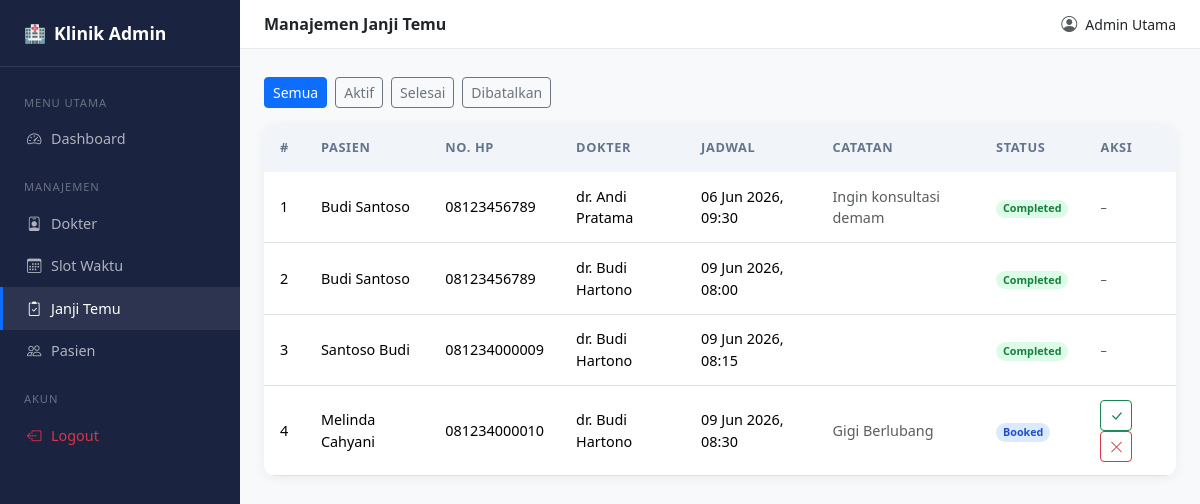
The page /admin/appointments.php (signed in) on the database as committed earlier.
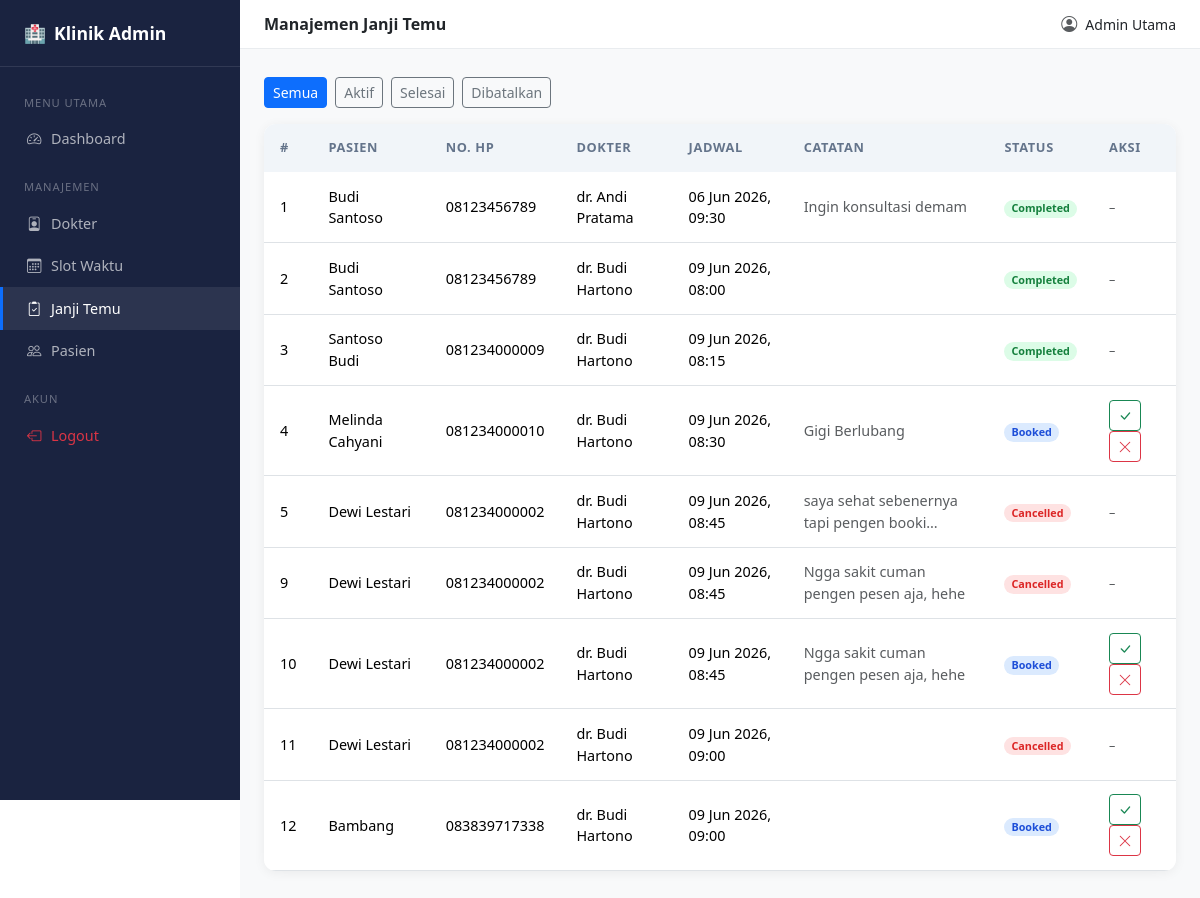
The same page on the database as committed later.
### tables this page shows
CREATE TABLE `appointments` (
  `id` int(10) UNSIGNED NOT NULL,
  `patient_id` int(10) UNSIGNED NOT NULL,
  `slot_id` int(10) UNSIGNED NOT NULL,
  `booking_time` datetime NOT NULL DEFAULT current_timestamp(),
  `status` enum('booked','cancelled','completed') NOT NULL DEFAULT 'booked',
  `notes` text DEFAULT NULL
);

CREATE TABLE `patients` (
  `id` int(10) UNSIGNED NOT NULL,
  `full_name` varchar(100) NOT NULL,
  `email` varchar(150) NOT NULL,
  `phone` varchar(20) DEFAULT NULL,
  `password_hash` varchar(255) NOT NULL,
  `created_at` datetime NOT NULL DEFAULT current_timestamp(),
  `updated_at` datetime NOT NULL DEFAULT current_timestamp() ON UPDATE current_timestamp(),
  `reset_token` varchar(64) DEFAULT NULL,
  `reset_expires` datetime DEFAULT NULL
);

CREATE TABLE `doctors` (
  `id` int(10) UNSIGNED NOT NULL,
  `full_name` varchar(100) NOT NULL,
  `specialization` varchar(100) DEFAULT NULL,
  `license_number` varchar(50) NOT NULL,
  `is_active` tinyint(1) NOT NULL DEFAULT 1,
  `deleted_at` datetime DEFAULT NULL
);

CREATE TABLE `time_slots` (
  `id` int(10) UNSIGNED NOT NULL,
  `doctor_id` int(10) UNSIGNED NOT NULL,
  `slot_datetime` datetime NOT NULL,
  `duration_minutes` smallint(5) UNSIGNED NOT NULL DEFAULT 30,
  `is_booked` tinyint(1) NOT NULL DEFAULT 0,
  `created_at` datetime NOT NULL DEFAULT current_timestamp()
);

### admin/appointments.php (the view, shortened to what this page needs)
<?php
require_once '../config/config.php';
$pageTitle = 'Manajemen Janji Temu';
require_once '../includes/layout_admin.php';
$filterStatus = $_GET['status'] ?? '';
$where  = $filterStatus ? "WHERE a.status = ?" : "";
$params = $filterStatus ? [$filterStatus] : [];
$stmt = $pdo->prepare(
    "SELECT a.*, p.full_name AS patient, p.phone,
            d.full_name AS doctor, ts.slot_datetime, ts.duration_minutes
     FROM appointments a
     JOIN patients p    ON p.id  = a.patient_id
     JOIN time_slots ts ON ts.id = a.slot_id
     JOIN doctors d     ON d.id  = ts.doctor_id
     $where
     ORDER BY ts.slot_datetime ASC"
);
$stmt->execute($params);
$appointments = $stmt->fetchAll();
?>
<div class="mb-3 d-flex gap-2 flex-wrap">
    <?php
    $statuses = ['' => 'Semua', 'booked' => 'Aktif', 'completed' => 'Selesai', 'cancelled' => 'Dibatalkan'];
    foreach ($statuses as $val => $label):
        $active = $filterStatus === $val ? 'btn-primary' : 'btn-outline-secondary';
    ?>
    <a href="?status=<?= $val ?>" class="btn btn-sm <?= $active ?>"><?= $label ?></a>
    <?php endforeach; ?>
</div>
<div class="card table-card">
  <div class="table-responsive">
    <table class="table table-hover">
      <thead>
        <tr><th>#</th><th>Pasien</th><th>No. HP</th><th>Dokter</th><th>Jadwal</th><th>Catatan</th><th>Status</th><th>Aksi</th></tr>
      </thead>
      <tbody>
      <?php foreach ($appointments as $a): ?>
      <tr>
        <td><?= $a['id'] ?></td>
        <td><?= htmlspecialchars($a['patient']) ?></td>
        <td><?= htmlspecialchars($a['phone'] ?? '-') ?></td>
        <td><?= htmlspecialchars($a['doctor']) ?></td>
        <td><?= date('d M Y, H:i', strtotime($a['slot_datetime'])) ?></td>
        <td class="text-muted small"><?= htmlspecialchars(mb_strimwidth($a['notes'] ?? '-', 0, 40, '…')) ?></td>
        <td>
          <span class="badge rounded-pill badge-<?= $a['status'] ?>">
            <?= ucfirst($a['status']) ?>
          </span>
        </td>
        <td>
          <?php if ($a['status'] === 'booked'): ?>
          <form method="post" class="d-inline">
            <button class="btn btn-sm btn-outline-success me-1" title="Selesai">
              <i class="bi bi-check-lg"></i>
            </button>
          </form>
          <form method="post" class="d-inline"
                onsubmit="return confirm('Batalkan janji temu ini?')">
            <button class="btn btn-sm btn-outline-danger" title="Batalkan">
              <i class="bi bi-x-lg"></i>
            </button>
          </form>
          <?php else: ?>
          <span class="text-muted small">–</span>
          <?php endif; ?>
        </td>
      </tr>
      <?php endforeach; ?>
      </tbody>
    </table>
  </div>
</div>
<?php require_once '../includes/layout_admin_end.php'; ?>

### includes/layout_admin.php (shortened to what this page needs)
<?php
$currentPage = basename($_SERVER['PHP_SELF']);
?>
<!DOCTYPE html>
<html lang="id">
<head>
    <link rel="stylesheet" href="https://cdn.jsdelivr.net/npm/bootstrap@5.3.3/dist/css/bootstrap.min.css">
    <link rel="stylesheet" href="https://cdn.jsdelivr.net/npm/bootstrap-icons@1.11.3/font/bootstrap-icons.min.css">
    <link rel="stylesheet" href="<?= BASE_URL ?>/src/css/style.css">
</head>
<body>
<nav class="sidebar">
    <div class="sidebar-brand">
        <span>🏥</span> Klinik Admin
    </div>
    <ul class="sidebar-nav nav flex-column mt-2">
        <li class="nav-section">Menu Utama</li>
        <li><a href="<?= BASE_URL ?>/admin/index.php"
               class="nav-link <?= $currentPage === 'index.php' ? 'active' : '' ?>">
            <i class="bi bi-speedometer2"></i> Dashboard
        </a></li>
        <li class="nav-section">Manajemen</li>
        <li><a href="<?= BASE_URL ?>/admin/doctors.php"
               class="nav-link <?= $currentPage === 'doctors.php' ? 'active' : '' ?>">
            <i class="bi bi-person-badge"></i> Dokter
        </a></li>
        <li><a href="<?= BASE_URL ?>/admin/slots.php"
               class="nav-link <?= $currentPage === 'slots.php' ? 'active' : '' ?>">
            <i class="bi bi-calendar3"></i> Slot Waktu
        </a></li>
        <li><a href="<?= BASE_URL ?>/admin/appointments.php"
               class="nav-link <?= $currentPage === 'appointments.php' ? 'active' : '' ?>">
            <i class="bi bi-clipboard2-check"></i> Janji Temu
        </a></li>
        <li><a href="<?= BASE_URL ?>/admin/patients.php"
               class="nav-link <?= $currentPage === 'patients.php' ? 'active' : '' ?>">
            <i class="bi bi-people"></i> Pasien
        </a></li>
        <li class="nav-section">Akun</li>
        <li><a href="<?= BASE_URL ?>/logout.php" class="nav-link text-danger">
            <i class="bi bi-box-arrow-left"></i> Logout
        </a></li>
    </ul>
</nav>
<div class="main-content">
    <div class="topbar">
        <div class="d-flex align-items-center gap-2">
            <span class="fw-semibold"><?= htmlspecialchars($pageTitle ?? '') ?></span>
        </div>
        <div class="d-flex align-items-center gap-2">
            <i class="bi bi-person-circle text-muted"></i>
            <span class="small"><?= htmlspecialchars($_SESSION['full_name']) ?></span>
        </div>
    </div>
    <div class="page-body">

### includes/layout_admin_end.php (shortened to what this page needs)
    </div>
</div>
</body>
</html>

### src/css/style.css (style rules this page uses)
:root { --brand-primary: #0d6efd; --brand-dark: #0a4fa8; --sidebar-bg: #1a2340; --sidebar-width: 240px; }
.sidebar { position: fixed; top: 0; left: 0; width: var(--sidebar-width); height: 100vh; background: var(--sidebar-bg); overflow-y: auto; z-index: 1000; transition: transform .25s ease; }
.sidebar-brand { padding: 1.25rem 1.5rem; font-size: 1.1rem; font-weight: 700; color: #fff; border-bottom: 1px solid rgba(255,255,255,.1); display: flex; align-items: center; gap: .5rem; }
.sidebar-nav .nav-link { color: rgba(255,255,255,.65); padding: .65rem 1.5rem; font-size: .9rem; display: flex; align-items: center; gap: .6rem; border-left: 3px solid transparent; transition: all .2s; }
.sidebar-nav .nav-link:hover, .sidebar-nav .nav-link.active { color: #fff; background: rgba(255,255,255,.08); border-left-color: var(--brand-primary); }
.sidebar-nav .nav-section { font-size: .7rem; text-transform: uppercase; letter-spacing: .08em; color: rgba(255,255,255,.35); padding: 1.2rem 1.5rem .4rem; }
.main-content { margin-left: var(--sidebar-width); min-height: 100vh; background: #f8f9fa; }
.topbar { background: #fff; border-bottom: 1px solid #e9ecef; padding: .75rem 1.5rem; display: flex; align-items: center; justify-content: space-between; }
.page-body { padding: 1.75rem 1.5rem; }
.table-card { border: none; border-radius: .75rem; box-shadow: 0 2px 12px rgba(0,0,0,.06); overflow: hidden; }
.table-card .table { margin-bottom: 0; }
.table-card .table thead th { background: #f1f5f9; font-size: .8rem; text-transform: uppercase; letter-spacing: .05em; color: #64748b; border-bottom: none; padding: .9rem 1rem; }
.table-card .table tbody td { padding: .85rem 1rem; vertical-align: middle; font-size: .9rem; }
.badge-booked { background: #dbeafe; color: #1d4ed8; }
.badge-completed { background: #dcfce7; color: #15803d; }
.badge-cancelled { background: #fee2e2; color: #dc2626; }

Rows that differ between the two databases and show on the page:
added appointments: id "5", patient.full_name "Dewi Lestari", patient.phone "081234000002", doctors.full_name "dr. Budi Hartono", slot.slot_datetime "09 Jun 2026, 08:45", notes "saya sehat sebenernya tapi pengen booki…", status "Cancelled"
added appointments: id "9", patient.full_name "Dewi Lestari", patient.phone "081234000002", doctors.full_name "dr. Budi Hartono", slot.slot_datetime "09 Jun 2026, 08:45", notes "Ngga sakit cuman pengen pesen aja, hehe", status "Cancelled"
added appointments: id "10", patient.full_name "Dewi Lestari", patient.phone "081234000002", doctors.full_name "dr. Budi Hartono", slot.slot_datetime "09 Jun 2026, 08:45", notes "Ngga sakit cuman pengen pesen aja, hehe", status "Booked"
added appointments: id "11", patient.full_name "Dewi Lestari", patient.phone "081234000002", doctors.full_name "dr. Budi Hartono", slot.slot_datetime "09 Jun 2026, 09:00", status "Cancelled"
added appointments: id "12", patient.full_name "Bambang", patient.phone "083839717338", doctors.full_name "dr. Budi Hartono", slot.slot_datetime "09 Jun 2026, 09:00", status "Booked"
